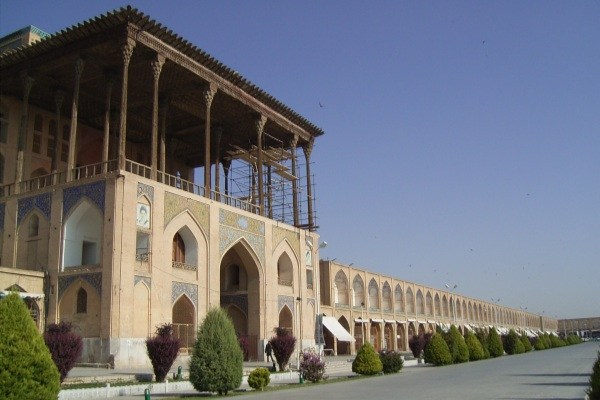
#> input picture Labs/cv-lab11/aliqapoo1.jpg, 600 x 400 px; its folder holds only this picture in this run
$ python sift_detect.py   (older library calls are emulated)
#> lines starting #> are read from the running program, lines starting #| are printed output that depends on the picture; after the words box and inside, x2 and y2 are one past the last pixel; in counts of white or black regions, pixels touching at a corner belong together
import numpy as np
import cv2
import glob

for fname in glob.glob('*.jpg'):

    I = cv2.imread(fname)
#> I is the input picture: shape (400, 600, 3); mean B, G, R 121.4, 113.7, 111.4
    G = cv2.cvtColor(I, cv2.COLOR_BGR2GRAY)
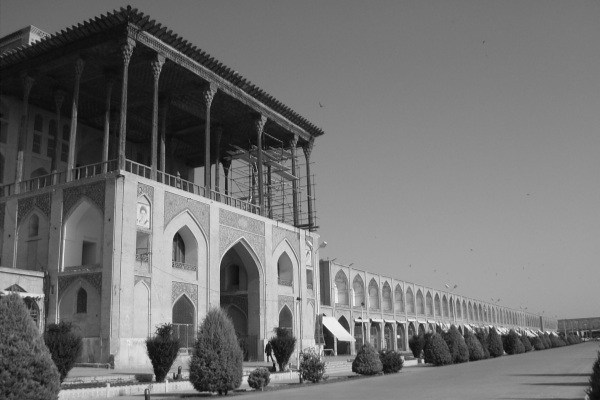
#> G: shape (400, 600); min 6, max 254, mean 113.9

    # sift = cv2.FeatureDetector_create("SIFT") # opencv 2.x.x
    # sift = cv2.xfeatures2d.SIFT_create() # opencv 3.x.x
    # use "sift = cv2.SIFT()" if the above fails
    # sift = cv2.SIFT()
    sift = cv2.SIFT_create()
    # sift = cv2.xfeatures2d.SIFT_create()

    keypoints = sift.detect(G, None)
#> keypoints = 1163 keypoints; strongest (x, y, size): (343, 321, 5.9), (423, 361, 2.2), (298, 299, 2.4), (238, 270, 26.7)

    # cv2.drawKeypoints(G, keypoints, I)
    cv2.drawKeypoints(G,keypoints,I, flags=cv2.DRAW_MATCHES_FLAGS_DRAW_RICH_KEYPOINTS)
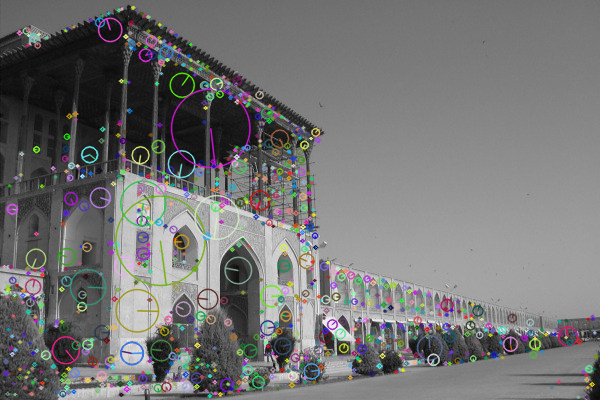
#> I: shape (400, 600, 3); mean B, G, R 115.5, 115.7, 115.7


    # display keypoint properties
    for kp in keypoints:
       print('-'*40)
       print('location=(%.2f,%.2f)'%(kp.pt[0], kp.pt[1]))
       print('orientation angle=%1.1f'%kp.angle)
       print('scale=%f'%kp.size)
#> this loop made 1163 passes
#> kp on passes 1 to 3: keypoint at (3.9, 266.1), size 2, keypoint at (5.7, 361), size 3.6, keypoint at (5.9, 372.7), size 3.8
#> (printed output is left out)


    cv2.putText(I,"Press 'q' to quit, any key for next image",(20,20), \
                cv2.FONT_HERSHEY_SIMPLEX, .5,(255,0,0),1)
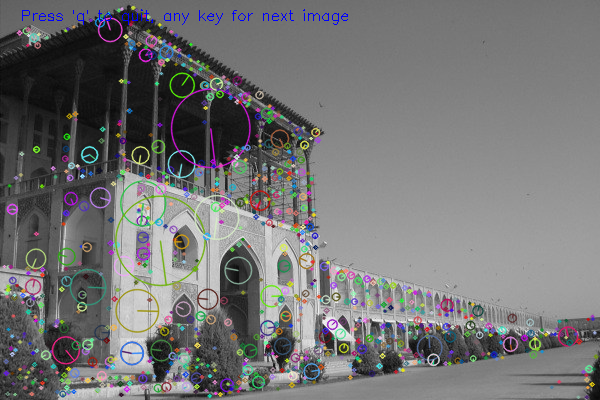
#> I: shape (400, 600, 3); 0.25% of pixels changed, all inside (x1, y1, x2, y2) = (22, 9, 348, 25)

    cv2.imshow('sift_keypoints',I)

    if cv2.waitKey() & 0xFF == ord('q'):
#> (key q is pressed here)
        break

$ run again, on Labs/cv-lab11/chk8.jpg
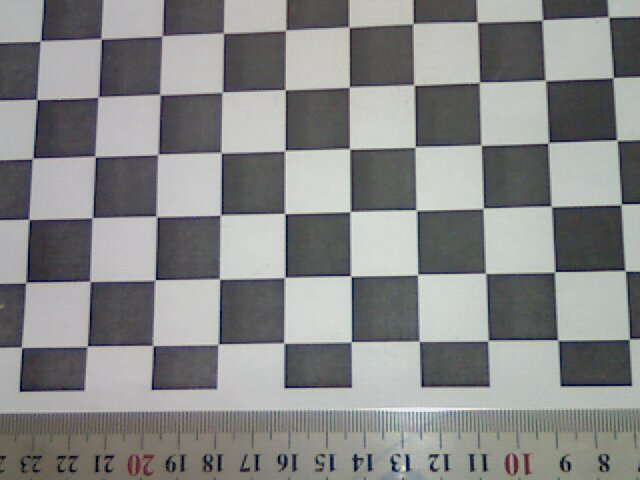
#> input picture Labs/cv-lab11/chk8.jpg, 640 x 480 px
#> I is the input picture: shape (480, 640, 3); mean B, G, R 136.2, 136.8, 135.9
#> keypoints = 991 keypoints; strongest (x, y, size): (408, 468, 3.2), (157, 278, 2.1), (153, 388, 2.1), (384, 243, 40.2)
#> `cv2.drawKeypoints(G,keypoints,I, flags=cv2.DRAW_MATCHES_FLAGS_DRAW_RIC..`:
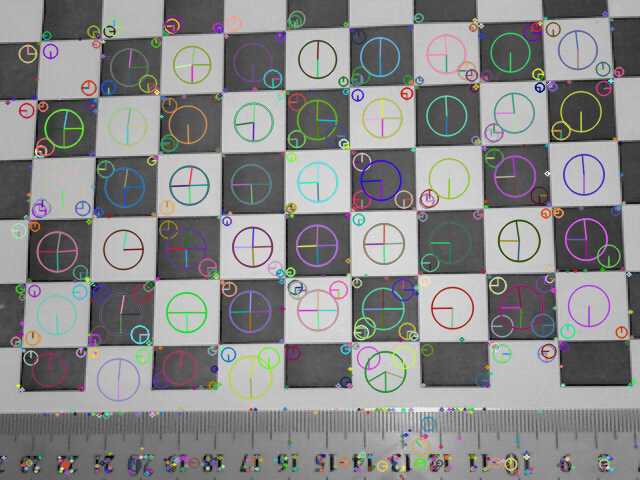
#> I: shape (480, 640, 3); mean B, G, R 136.7, 136.9, 136.8
#> the loop `for kp in keypoints:` made 991 passes
#> kp on passes 1 to 3: keypoint at (3.2, 457.2), size 2.7, keypoint at (5, 459.6), size 1.9, keypoint at (7.3, 102.2), size 3.3
#> (printed output is left out)
#> `cv2.putText(I,"Press 'q' to quit, any key for next image",(20,20), \ c..`:
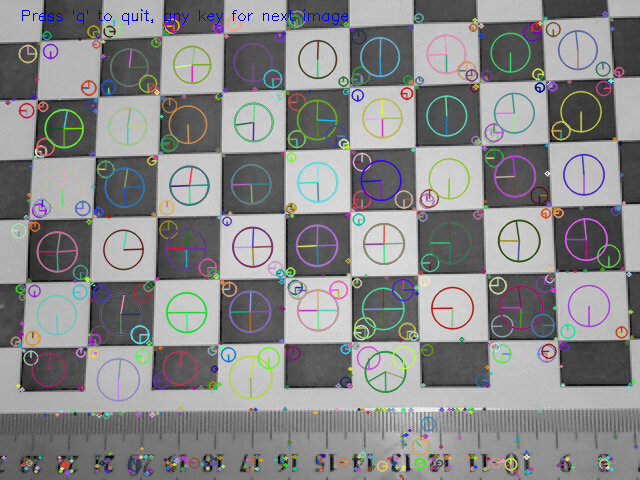
#> I: shape (480, 640, 3); 0.2% of pixels changed, all inside (x1, y1, x2, y2) = (22, 9, 348, 25)

$ run again, on Labs/cv-lab11/aliqapoo2.jpg
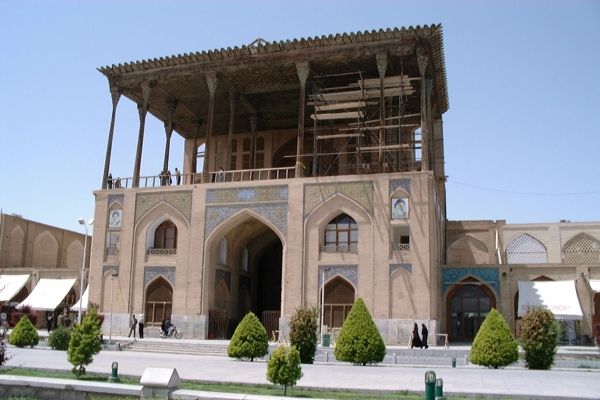
#> input picture Labs/cv-lab11/aliqapoo2.jpg, 600 x 400 px
#> I is the input picture: shape (400, 600, 3); mean B, G, R 145.4, 139.2, 136.1
#> `G = cv2.cvtColor(I, cv2.COLOR_BGR2GRAY)`:
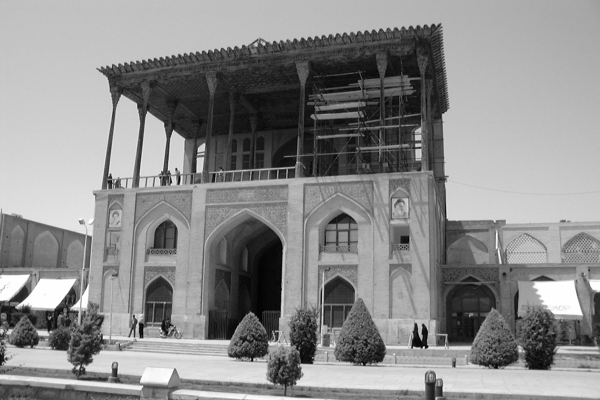
#> G: shape (400, 600); min 1, max 255, mean 139
#> keypoints = 1590 keypoints; strongest (x, y, size): (24, 293, 8.2), (47, 294, 20.8), (560, 299, 25.8), (426, 347, 2.2)
#> the loop `for kp in keypoints:` made 1590 passes
#> kp on passes 1 to 3: keypoint at (2.9, 276.1), size 2.4, keypoint at (3.7, 212), size 2.2, keypoint at (4.2, 340.7), size 2.4
#> (printed output is left out)
#> `cv2.putText(I,"Press 'q' to quit, any key for next image",(20,20), \ c..`:
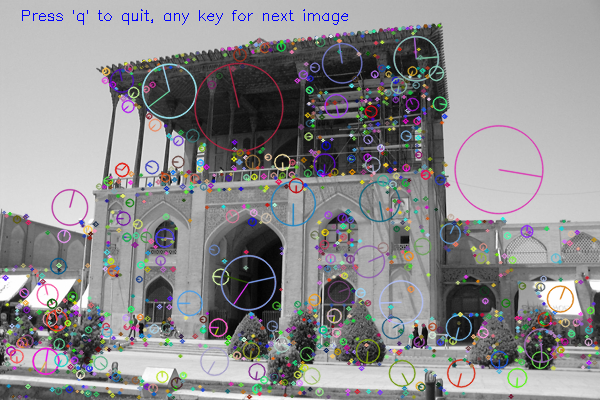
#> I: shape (400, 600, 3); mean B, G, R 141.4, 140, 140.9
